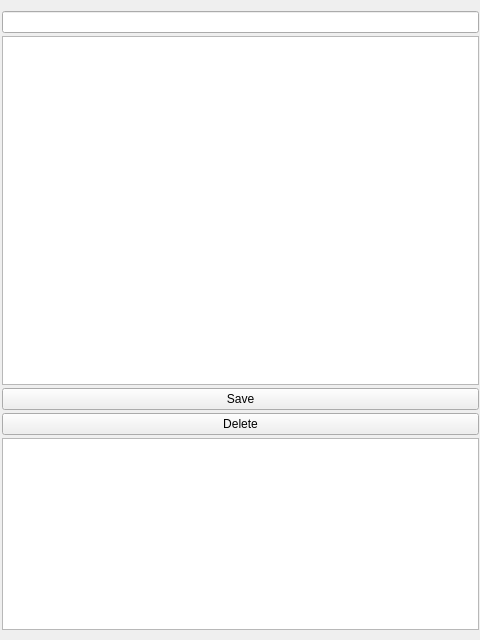
<?xml version="1.0" encoding="UTF-8"?>
<ui version="4.0">
 <class>MainWindow</class>
 <widget class="QMainWindow" name="MainWindow">
  <property name="geometry">
   <rect>
    <x>0</x>
    <y>0</y>
    <width>480</width>
    <height>640</height>
   </rect>
  </property>
  <property name="sizePolicy">
   <sizepolicy hsizetype="Expanding" vsizetype="Expanding">
    <horstretch>1</horstretch>
    <verstretch>1</verstretch>
   </sizepolicy>
  </property>
  <property name="windowTitle">
   <string>MainWindow</string>
  </property>
  <widget class="QWidget" name="centralWidget">
   <property name="sizePolicy">
    <sizepolicy hsizetype="Expanding" vsizetype="Expanding">
     <horstretch>1</horstretch>
     <verstretch>1</verstretch>
    </sizepolicy>
   </property>
   <widget class="QWidget" name="verticalLayoutWidget">
    <property name="geometry">
     <rect>
      <x>-10</x>
      <y>0</y>
      <width>491</width>
      <height>641</height>
     </rect>
    </property>
    <layout class="QVBoxLayout" name="verticalLayout">
     <property name="spacing">
      <number>3</number>
     </property>
     <property name="sizeConstraint">
      <enum>QLayout::SetMaximumSize</enum>
     </property>
     <property name="leftMargin">
      <number>12</number>
     </property>
     <property name="rightMargin">
      <number>2</number>
     </property>
     <item>
      <layout class="QHBoxLayout" name="horizontalLayout"/>
     </item>
     <item>
      <widget class="QLineEdit" name="nameEdit"/>
     </item>
     <item>
      <widget class="QPlainTextEdit" name="valueEdit">
       <property name="sizePolicy">
        <sizepolicy hsizetype="Expanding" vsizetype="Expanding">
         <horstretch>0</horstretch>
         <verstretch>4</verstretch>
        </sizepolicy>
       </property>
       <property name="plainText">
        <string/>
       </property>
       <property name="placeholderText">
        <string/>
       </property>
      </widget>
     </item>
     <item>
      <widget class="QPushButton" name="saveButton">
       <property name="text">
        <string>Save</string>
       </property>
      </widget>
     </item>
     <item>
      <widget class="QPushButton" name="deleteButton">
       <property name="text">
        <string>Delete</string>
       </property>
      </widget>
     </item>
     <item>
      <widget class="QListView" name="listView">
       <property name="editTriggers">
        <set>QAbstractItemView::NoEditTriggers</set>
       </property>
      </widget>
     </item>
    </layout>
   </widget>
  </widget>
 </widget>
 <layoutdefault spacing="6" margin="11"/>
 <resources/>
 <connections/>
</ui>
